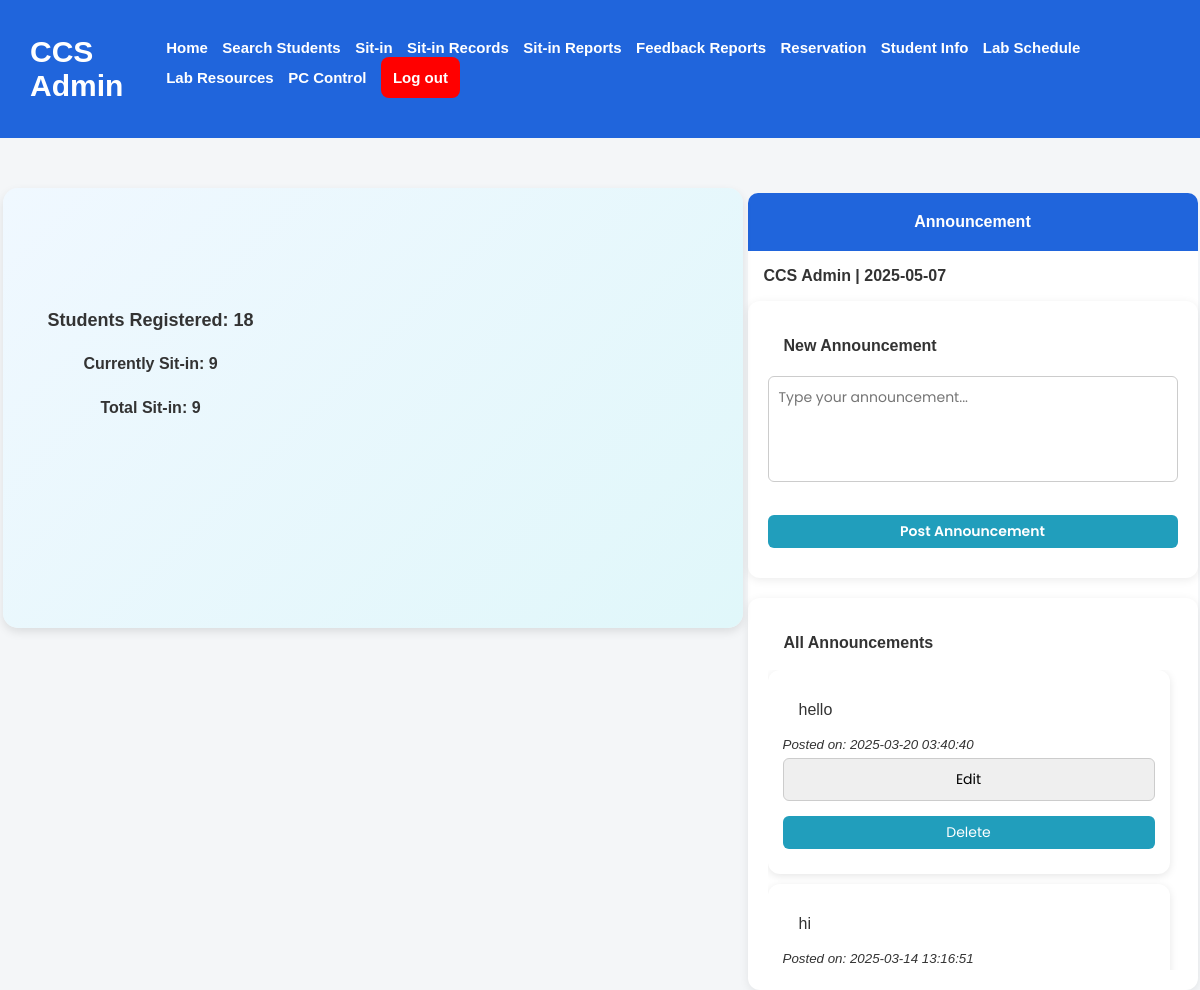
The app's page /admindashboard.php with its own data.
### tables this page shows
CREATE TABLE `announcements` (
  `id` int(11) NOT NULL,
  `announcement_text` text NOT NULL,
  `created_at` timestamp NOT NULL DEFAULT current_timestamp()
);

### admindashboard.php (the view, shortened to what this page needs)
<?php
    include('db.php');
    $queryTotalStudents = "SELECT idno, count(*) as total_students FROM userstbl";
    $resultTotalStudents = mysqli_query($connection, $queryTotalStudents);
    $rowTotalStudents = mysqli_fetch_assoc($resultTotalStudents);
    $totalStudents = $rowTotalStudents['total_students'];
?>
<!DOCTYPE html>
<html lang="en">
<head>
    <link rel="stylesheet" href="assets/styles.css?v=<?php echo time(); ?>">
</head>
<body>
<nav>
    <h1>CCS Admin</h1>
    <div class="nav-links-admin" id="nav-links">
        <a id="home-nav" href="admindashboard.php"> Home</a>
        <a href="#" onclick="searchFunction()" id="search-btn"> Search Students</a>
        <a href="current-sit-in.php"> Sit-in</a>
        <a href="view-sit-in-records.php">Sit-in Records</a>
        <a href="sit-in-reports.php"> Sit-in Reports</a>
        <a href="feedback-reports.php"> Feedback Reports</a>
        <a href="view-reservations.php">Reservation</a>
        <a href="student_management.php">Student Info</a>
        <a href="lab_schedule.php">Lab Schedule</a>
        <a href="lab_resources.php">Lab Resources</a>
        <a href="admin_computer_control.php">PC Control</a>
        <a href="admin.php" class="logout-btn" id="logoutbtn"> Log out </a>
    </div>
</nav>
    <div class="pie-announcement-container">
    <div id="piechart-container" style="position: relative;">
        <div id="piechart"></div>
        <div style="position: absolute; top: 30%; left: 20%; transform: translate(-50%, -50%); font-size: 18px; font-weight: bold;">
            Students Registered: <?php echo $totalStudents; ?>
        </div>
        <div style="position: absolute; top: 40%; left: 20%; transform: translate(-50%, -50%); font-size: 16px; font-weight: bold;">
            Currently Sit-in: <?php echo $_SESSION['totalstudents']; ?>
        </div>
        <div style="position: absolute; top: 50%; left: 20%; transform: translate(-50%, -50%); font-size: 16px; font-weight: bold;">
            Total Sit-in: <?php echo $_SESSION['totalstudents']; ?>
        </div>
    </div>
    <div class="announcement-container-admin">
    <div class="student-info">
        <label>Announcement</label>
    </div>
    <h4>CCS Admin | <?php echo date("Y-m-d") ?></h4>
<div class="new-announcement-box">
    <h4>New Announcement</h4>
    <form action="announcementdb.php" method="post">
        <div class="announcement-form">
            <textarea style="resize: none" name="text" rows="4" cols="50" placeholder="Type your announcement..."></textarea><br>
            <input class="announcement-submitbtn" type="submit" name="update_announcement" value="Post Announcement">
        </div>
    </form>
</div>
<div class="all-announcement-box">
    <h4>All Announcements</h4>
    <div class="announcement-list-scroll">
        <?php
            $announcementQuery = "SELECT * FROM announcements ORDER BY created_at DESC";
            $announcementResult = mysqli_query($connection, $announcementQuery);
            while($row = mysqli_fetch_assoc($announcementResult)) {
        ?>
            <div class="announcement-card">
                <p><?php echo nl2br(htmlspecialchars($row['announcement_text'])); ?></p>
                <small><em>Posted on: <?php echo $row['created_at']; ?></em></small><br>
                <form action="javascript:void(0);" method="get" style="display: inline;" onclick="openEditModal(<?php echo $row['id']; ?>, '<?php echo addslashes($row['announcement_text']); ?>')">
                    <input type="button" value="Edit">
                </form>
                <form action="delete-announcement.php" method="post" style="display: inline;" onsubmit="return confirm('Are you sure you want to delete this announcement?');">
                    <input type="submit" value="Delete">
                </form>
            </div>
        <?php } ?>
    </div>
</div>
    </div>
</div>
</body>
</html>

### assets/styles.css (style rules this page uses)
body { margin: 0; padding: 0; font-family: sans-serif; background-color: gainsboro; }
label { font-weight: bold; }
nav { display: flex; flex-direction: row; justify-content: space-between; align-items: center; padding: 10px; background-color: rgb(32, 101, 220); color: white; }
nav h1 { margin-left: 20px; font-size: 30px; }
nav a { text-decoration: none; color: white; margin-right: 10px; font-weight: bold; font-size: 15px; transition: color 0.3s ease-in, text-decoration 0.3s ease-in-out; display: inline-block; white-space: normal; }
p, h4, h3 { margin: 8px 8px; padding: 8px 8px; }
.announcement-container-admin { width: 400px; background-color: white; flex-direction: column; width: 450px; height: 430px; margin: 10px auto; border-radius: 10px; }
.student-info { background-color: rgb(32, 101, 220); padding: 20px; text-align: center; color: white; border-top-right-radius: 10px; border-top-left-radius: 10px; }
.logout-btn { background-color: red; padding: 12px; text-decoration: none; border-radius: 8px; }
.announcement-form { display: flex; flex-direction: column; justify-content: center; align-items: center; }
.announcement-submitbtn { border:none; padding: 12px; background-color: rgb(32, 213, 32); cursor: pointer; color: white; border-radius: 8px; }
textarea { width: 100%; padding: 10px; font-size: 14px; border-radius: 6px; border: 1px solid #ccc; resize: none; }

### admindashboard.php (style rules this page uses)
#piechart-container { width: 100%; max-width: 700px; margin: 50px auto; padding: 20px; background: linear-gradient(135deg, #f0f8ff, #e0f7fa); border-radius: 15px; box-shadow: 0px 4px 10px rgba(0, 0, 0, 0.1); text-align: center; font-family: Arial, sans-serif; }
#piechart { width: 100%; height: 400px; border-radius: 10px; }
.pie-announcement-container { display: flex; justify-content: space-between; align-items: center; }
body { background-color: #f4f6f8; margin: 0; padding: 0; color: #333; }
textarea, input, select { border-radius: 6px; border: 1px solid #ccc; padding: 10px; font-family: 'Poppins', sans-serif; font-size: 14px; width: 100%; box-sizing: border-box; margin-top: 5px; margin-bottom: 10px; }
.announcement-submitbtn { background-color: #06d6a0; border: none; color: white; padding: 10px 15px; font-weight: 600; border-radius: 6px; cursor: pointer; transition: background 0.3s ease; }
.announcement-card { background-color: white; padding: 15px; margin-bottom: 10px; border-radius: 12px; box-shadow: 0px 2px 8px rgba(0,0,0,0.1); transition: transform 0.2s ease; }
input[type="submit"] { background-color: #219ebc; color: white; border: none; padding: 6px 12px; border-radius: 6px; cursor: pointer; }
.new-announcement-box, .all-announcement-box { background-color: #ffffff; padding: 20px; margin-bottom: 20px; border-radius: 12px; box-shadow: 0px 2px 10px rgba(0, 0, 0, 0.08); }
.announcement-list-scroll { max-height: 300px; overflow-y: auto; margin-top: 10px; padding-right: 8px; }

### records on screen
announcements: announcement_text "hello", created_at "2025-03-20 03:40:40"
announcements: announcement_text "hi", created_at "2025-03-14 13:16:51"

### other values on screen
$totalStudents "18"
$_SESSION['totalstudents'] "9"
